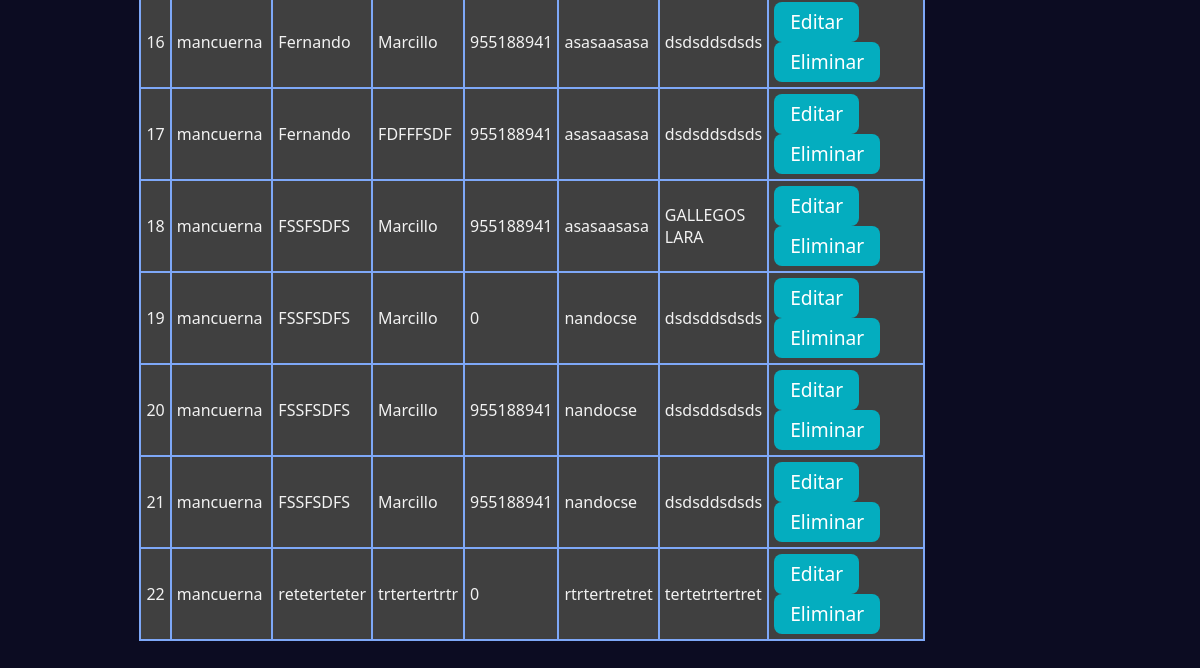
The app's page /modulo/articulo/consultar.php (lower part), older data.
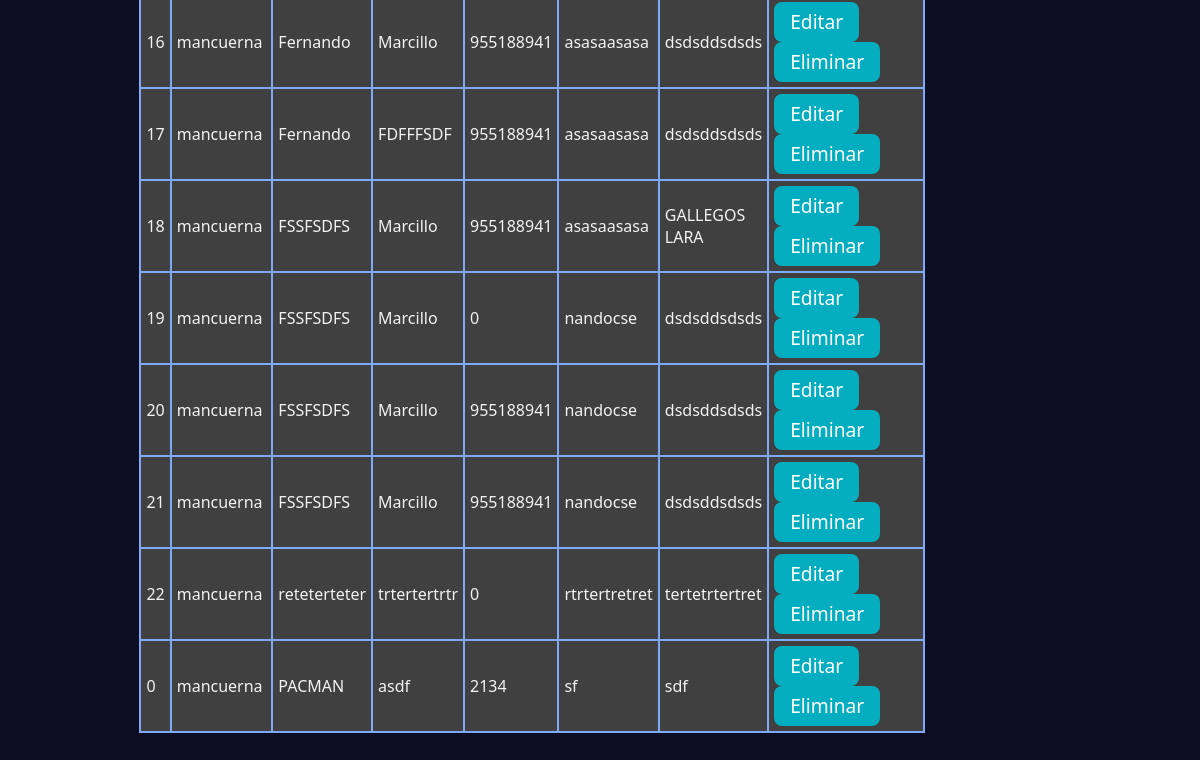
The same page, newer data.
### tables this page shows
CREATE TABLE `articulo` (
  `id` int(11) NOT NULL,
  `art_nombre` varchar(25) DEFAULT NULL,
  `nombre` varchar(25) DEFAULT NULL,
  `apellido` varchar(25) DEFAULT NULL,
  `cedula` int(10) DEFAULT NULL,
  `correo` varchar(25) DEFAULT NULL,
  `direccion` varchar(25) DEFAULT NULL
);

### modulo/articulo/consultar.php (the view, shortened to what this page needs)
<!DOCTYPE html>
<html lang="es">
<head>
</head>
<body>
    <?php
        require_once('../../conexion.php');
        $sql = "SELECT * FROM articulo";
        $statement = $pdo->prepare($sql);
        $statement->execute();
    ?>
    <main>
        <div class="contenedor">
          <table>
              <tbody>
                  <?php
                   $filas = $statement->fetchAll(PDO::FETCH_ASSOC);
                   foreach ($filas as $fila)  {
                      ?>
                      <tr>
                          <td><?php echo $fila['id'] ?></td>
                          <td><?php echo $fila['art_nombre'] ?></td>
                          <td><?php echo $fila['nombre'] ?></td>
                          <td><?php echo $fila['apellido'] ?></td>
                          <td><?php echo $fila['cedula']?></td>
                          <td><?php echo $fila['correo']?></td>
                          <td><?php echo $fila['direccion']?></td>
                          <td>
                              <a href="editar.php?id=<?php echo $fila['id'] ?>">Editar</a>
                              <a href="eliminar.php?id=<?php echo $fila['id'] ?>">Eliminar</a>
                          </td>
                      </tr>
                  <?php } ?>
              </tbody>
          </table>
        <div>
        </div>
    </main>
</body>
</html>

Row changes from the older to the newer data that the page shows:
added articulo: id "0", art_nombre "mancuerna", nombre "PACMAN", apellido "asdf", cedula "2134", correo "sf", direccion "sdf"
